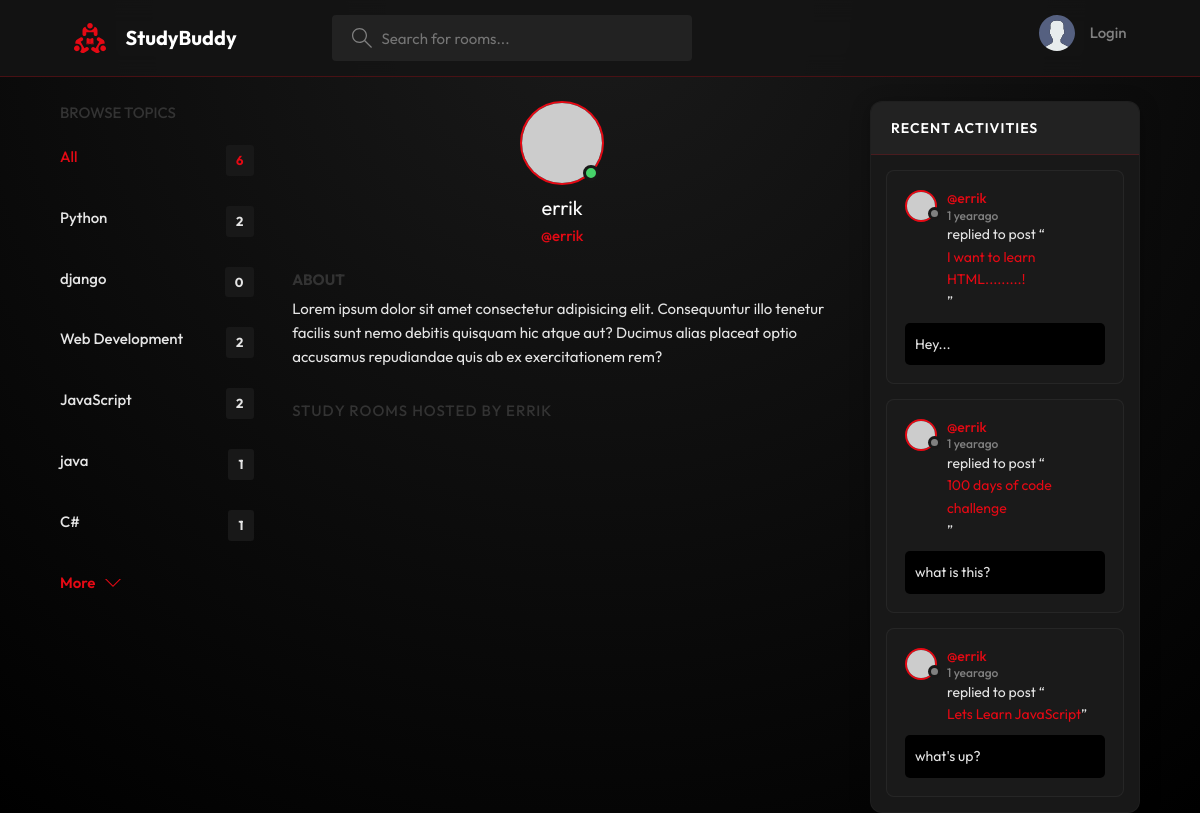
The page /profile/3/ on the database as committed earlier.
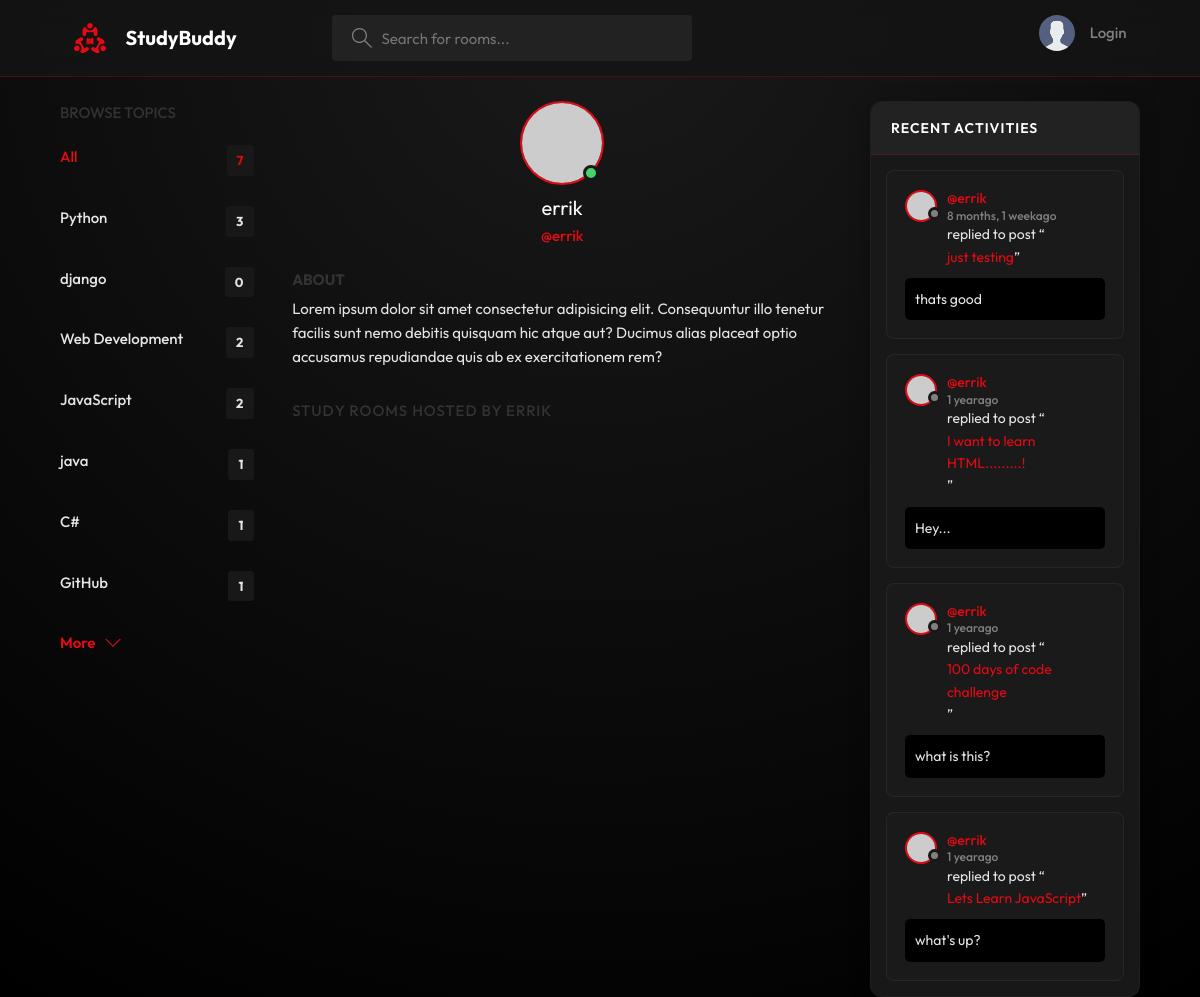
The same page on the database as committed later.
### base/models.py (models this page shows, shortened)
class Topic(models.Model):
    name = models.CharField(max_length=200)

class Message(models.Model):
    user = models.ForeignKey(User, on_delete = models.CASCADE)
    room = models.ForeignKey(Room, on_delete = models.CASCADE )
    body = models.TextField()
    updated = models.DateTimeField(auto_now=True)
    created = models.DateTimeField(auto_now_add=True)
    class Meta:
        ordering = ['-updated', '-created']

class Room(models.Model):
    host = models.ForeignKey(User, on_delete = models.SET_NULL, null=True)
    topic = models.ForeignKey(Topic, on_delete = models.SET_NULL, null=True)
    name = models.CharField(max_length=200)
    description = models.TextField(null=True, blank=True)
    participants = models.ManyToManyField(User, related_name='participants', blank=True)
    updated = models.DateTimeField(auto_now=True)
    created = models.DateTimeField(auto_now_add=True)
    class Meta:
        ordering = ['-updated', '-created']
    def __str__(self):
        return self.name

### base/views.py (the view)
# urls.py: path('profile/<str:pk>/', views.userProfile, name="user-profile"),
def userProfile(request,pk):
    user = User.objects.get(id=pk)
    room_messages = user.message_set.all().order_by('-created')
    topics = Topic.objects.all()
    rooms = user.room_set.all()
    context = {'user': user, 'rooms':rooms,
               'topics': topics,
               'room_messages':room_messages}
    return render(request, 'base/profile.html', context)

### base/templates/base/profile.html (shortened to what this page needs)
{% extends 'main.html' %}
{% block content %}
  <main class="profile-page layout layout--3">
    <div class="container">
      {% include 'base/topics_component.html' %}
      <div class="roomList">
        <div class="profile">
          <div class="profile__avatar">
            <div class="avatar avatar--large active">
              <img src="https://randomuser.me/api/portraits/men/11.jpg" />
            </div>
          </div>
          <div class="profile__info">
            <h3>{{user.username}}</h3>
            <p>@{{user.username}}</p>
          </div>
          <div class="profile__about">
            <h3>About</h3>
            <p>
              Lorem ipsum dolor sit amet consectetur adipisicing elit. Consequuntur illo tenetur
              facilis sunt nemo debitis quisquam hic atque aut? Ducimus alias placeat optio
              accusamus repudiandae quis ab ex exercitationem rem?
            </p>
          </div>
        </div>
        <div class="roomList__header">
          <div>
            <h2>Study Rooms Hosted by {{user.username}}</h2>
          </div>
        </div>
      </div>
      {% include 'base/activity_component.html' %}
    </div>
  </main>
{% endblock content %}

### base/templates/base/topics_component.html
<div class="topics">
    <div class="topics__header">
            <h2>Browse Topics</h2>
    </div>
        <ul class="topics__list">
            <li>
              <a href="{% url 'home' %}" class="active">All<span>{{topics.count}}</span></a>
            </li>
            {% for topic in topics %}
            <li>
              <a href="{% url 'home' %}?q={{topic.name}}">{{topic.name}}<span>{{topic.room_set.all.count}}</span></a>
            </li>
            {% endfor%}
        </ul>
          <a class="btn btn--link" href="{% url 'topics' %}">
            More
            <svg version="1.1" xmlns="http://www.w3.org/2000/svg" width="32" height="32" viewBox="0 0 32 32">
              <title>chevron-down</title>
              <path d="M16 21l-13-13h-3l16 16 16-16h-3l-13 13z"></path>
            </svg>
          </a>
        </div>

### base/templates/base/activity_component.html (shortened to what this page needs)
        <div class="activities">
          <div class="activities__header">
            <h2>Recent Activities</h2>
          </div>
         {% for message in room_messages %}
          <div class="activities__box">
            <div class="activities__boxHeader roomListRoom__header">
              <a href="{% url 'user-profile' message.user.id %}" class="roomListRoom__author">
                <div class="avatar avatar--small">
                  <img src="https://randomuser.me/api/portraits/women/11.jpg" />
                </div>
                <p>
                  @{{ message.user }}
                  <span>{{message.created|timesince}}ago</span>
                </p>
              </a>
            </div>
            <div class="activities__boxContent">
              <p>replied to post “<a href="{% url 'room' message.room.id %}">{{message.room}}</a>”</p>
              <div class="activities__boxRoomContent">
                {{message.body}}
              </div>
            </div>
          </div>
          {% endfor %}
        </div>

Rows that differ between the two databases and show on the page:
computed for Topic "Python": room_set.all.count "2" → "3"
added Topic: name "GitHub", room_set.all.count "1"
added Message: user "errik", created "8 months, 1 week", room "just testing", body "thats good"
Other text that changed with them:
{{ topics.count }}: "6" → "7"
